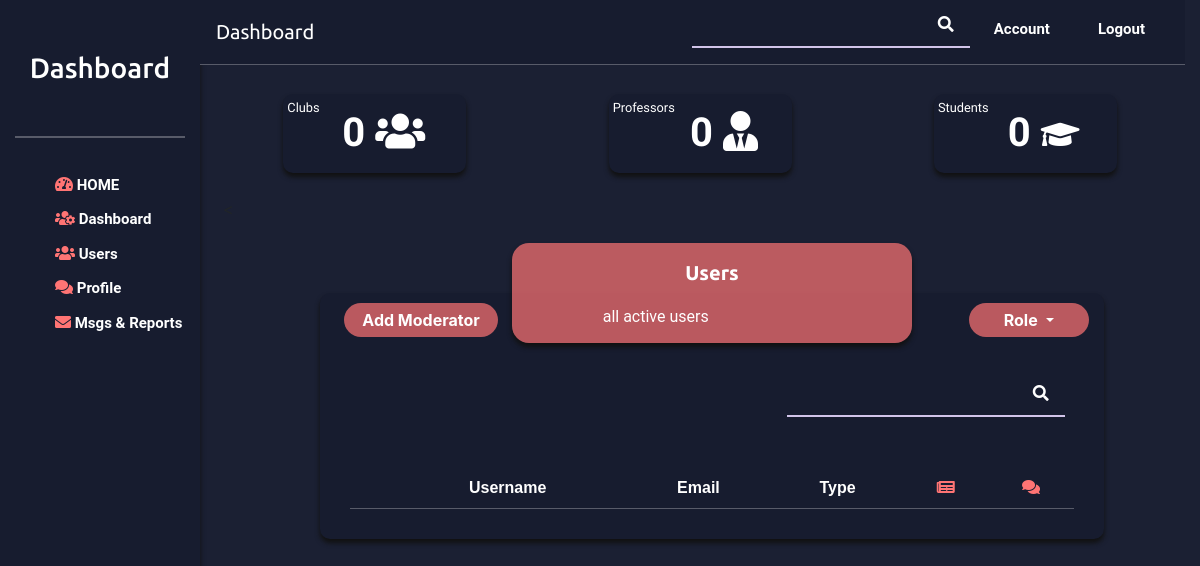
The app's page /dashboard/users, older data.
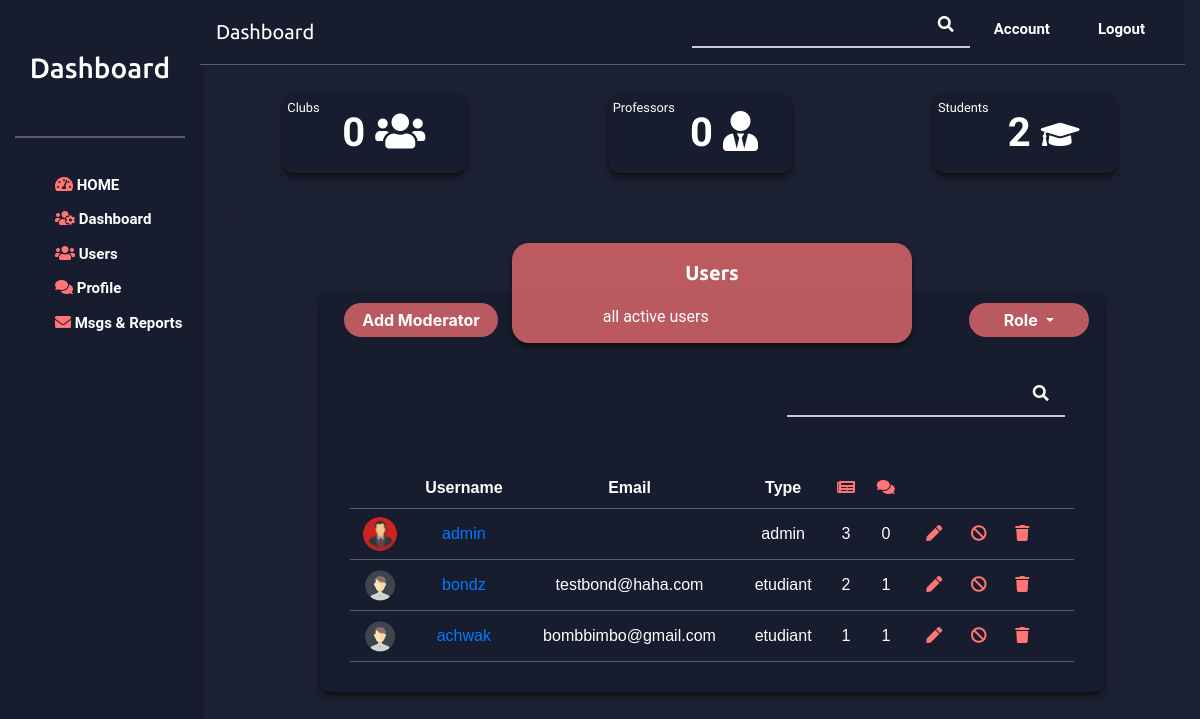
The same page, newer data.
### Main/models.py (models this page shows, shortened)
class Utilisateur(AbstractUser):
    role = models.CharField(choices=ROLE,default='etudiant',max_length=10)
    banned=models.BooleanField(default=False)
    mod = models.ForeignKey('self', on_delete=models.DO_NOTHING,related_name='mod-ban+',null=True)
    subject=models.CharField(max_length=20,null=True)
    date =models.DateField(auto_now_add=True,null=True)
    duree=models.IntegerField(default=0,null=True)

class Profile (models.Model):
    user = models.OneToOneField(settings.AUTH_USER_MODEL,on_delete=models.CASCADE,related_name="profile")
    numero_telephone = models.IntegerField(null=True)
    promotion = models.CharField(choices=PROMO,default='1cpi',max_length=4,null=True)
    bio = models.TextField(null=True,blank=True)
    slug = models.SlugField(max_length=250,unique =True,null=True,blank=True)
    publication_enregistrer = models.ForeignKey(Publication,on_delete=models.CASCADE,null=True,blank=True)
    image = models.ImageField(null=True,upload_to='profile_pics',default='profile_pics/default.png')
    is_appoved =models.BooleanField(default=False)

### Main/views.py (the view)
# urls.py: path('dashboard/users', views.UsersListView.as_view(), name='users'),
class UsersListView(ListView):
    global usernameDashboard
    template_name = 'Main/admin/Users.html'
    context_object_name = 'users_list'
    def get_context_data(self, **kwargs):
        form = userUpdate()
        formm =addmodForm()
        context = super(UsersListView,self).get_context_data(**kwargs)
        context['users_no_list'] = Utilisateur.objects.filter(profile__is_appoved =False)
        context['users_ban_list'] = Utilisateur.objects.filter(banned =True)
        context['students_all_list'] = Utilisateur.objects.filter(role ='etudiant')
        context['enseignant_all_list'] = Utilisateur.objects.filter(role ='enseignant')
        context['clubs_all_list'] = Utilisateur.objects.filter(role ='clubs')
        context['form'] = form
        context['formm'] = formm
        return context
    def get_queryset(self):
        print(usernameDashboard)
        user=Utilisateur.objects.filter(profile__is_appoved =True).filter(banned=False)
        if(userroleDashboard!='all'):
            user=user.filter(role =userroleDashboard)
        if(len(usernameDashboard)>1):
            user=Utilisateur.objects.filter(username =usernameDashboard)
            return  user.filter(profile__is_appoved =True)
        else:
            return user

### Main/forms.py (shortened to what this page needs)
class userUpdate(forms.Form):
    firstname=forms.CharField(required=False)
    lastname=forms.CharField(required=False)
    username=forms.CharField(required=False)
    username1=forms.CharField(required=False)
    role =forms.ChoiceField(choices = ROLE1, widget=forms.Select(), required=False)
    password =forms.CharField(required=False)
    password1 =forms.CharField(required=False)
    email= forms.EmailField(required=False)
    image=forms.ImageField(required=False)

class addmodForm(forms.Form):
    firstname=forms.CharField(required=True)
    lastname=forms.CharField(required=True)
    username=forms.CharField(required=True)
    password =forms.CharField(required=True)
    password1 =forms.CharField(required=True)
    email= forms.EmailField(required=True)
    image=forms.ImageField(required=False)

### Main/templates/Main/admin/Users.html (shortened to what the changed rows need)
{% extends "./dashboardBse.html" %}
{% load widget_tweaks %}
{% load static %}
{%block content%}
                <div class="row ml-4">
                        <div class="col-4">
                            <div id="online">
                                <small class="float-left mt-1 ml-1">Students</small>
                                <div class="text-dash">
                             {{students_all_list.count}} <span class="fa fa-graduation-cap" style="font-size:31px;"></span>
                   </div>
                </div>
                </div>
              </div>
                <div class="row ml-4">
                    <div class="col-md-10 mt-4 col-center">
                        <div class="tab" style="height:auto">
                            <table>
                                <tr>
                                    <th></th>
                                    <th>Username</th>
                                    <th>Email</th>
                                    <th>Type</th>
                                    <th><span class="fa fa-newspaper icons"></span></th>
                                    <th><span class="fa fa-comments icons"></th>
                                </tr>
                                {% for user in users_list  %}
                                  <tr>
                                    <td>
                                        <img src="{{ user.profile.image.url }}" class="usr-tab">
                                    </td>
                                    <td><a href="{% url 'userpage' user.id %}">{{user.username}} </a></td>
                                    <td>{{user.email}}</td>
                                    <td>{{user.role}}</td>
                                    <td>{{user.publications.count}}</td>
                                    <td>{{user.commentes.count}}</td>
                                    <td><a href="#" role="button" data-toggle="modal" data-target="#editUser{{user.id}}"><span class="fa fa-pen icons mr-4"></span></a>
                                        <a href="#" role="button" data-toggle="modal" data-target="#banPop{{user.id}}"><span class="fa fa-ban icons mr-4"></span></a>
                                        <a href="" role="button" data-toggle="modal" data-target="#deletePop{{user.id}}"><span class="fa fa-trash icons mr-4"></span></a></td>
                                </tr>
                        </div>
                        </div>
                        </div>
                                {% endfor %}
                            </table>
                </div>
                <br><br>
                  <br><br><br>
               {% endblock content %}

Row changes from the older to the newer data that the page shows:
added Utilisateur: profile.image (picture), username "admin", role "admin", publications.count "3", commentes.count "0"
added Utilisateur: profile.image (placeholder picture), username "bondz", email "testbond@haha.com", role "etudiant", publications.count "2", commentes.count "1"
added Utilisateur: profile.image (placeholder picture), username "achwak", email "bombbimbo@gmail.com", role "etudiant", publications.count "1", commentes.count "1"
Text that changed along with them:
{{ students_all_list.count }}: "0" → "2"
